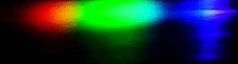
#> input picture vim.jpg, 238 x 64 px
$ python main.py
#> lines starting #> are read from the running program, lines starting #| are printed output that depends on the picture
### ImageAnalyzer.py
import base64
import cv2
import numpy as np
from matplotlib import pyplot as plt
import json

def histogramCalc(path) :
#> called with path = 'vim.jpg'
    img = cv2.imread(path)
#> img is the input picture: shape (64, 238, 3); mean B, G, R 51.6, 52.4, 24.1
    color = ('b','g','r')
    result=[None]*3
    for i,col in enumerate(color):
        histr = cv2.calcHist([img],[i],None,[256],[0,256])
        plt.plot(histr,color = col)
        plt.xlim([0,256])
        result[i] = (histr).tolist()
#> after the loop, result = 3 items
    plt.savefig('test.png')
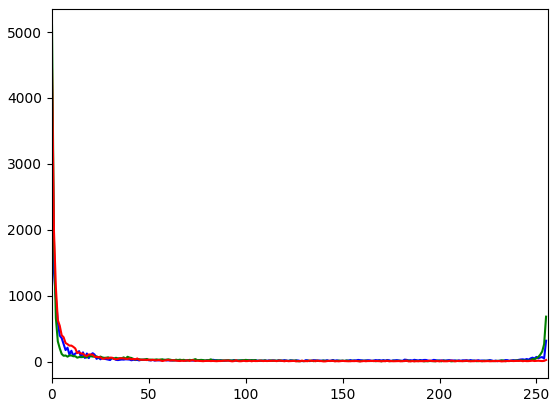
#> figure drawn by matplotlib, 1 panel; curve peaks at x = 0, y = 4180; curve peaks at x = 0, y = 5101; curve peaks at x = 0, y = 4435
    plt.show()
    return json.dumps(result,separators=(',', ':'), sort_keys=True)


def takePhoto():
    return

def imageToBase64():
    with open("test.png", "rb") as imageFile:
        return base64.b64encode(imageFile.read())


histogramCalc('vim.jpg')

### RESTClient.py
import requests
import json
import logging

def sendPOST(url , data):
    try:
        import http.client as http_client
    except ImportError:
        # Python 2
        import httplib as http_client
    http_client.HTTPConnection.debuglevel = 1

    # You must initialize logging, otherwise you'll not see debug output.
    logging.basicConfig()
    logging.getLogger().setLevel(logging.DEBUG)
    requests_log = logging.getLogger("requests.packages.urllib3")
    requests_log.setLevel(logging.DEBUG)
    requests_log.propagate = True
    headers = {'Content-type': 'application/x-www-form-urlencoded'}
    r=requests.post(url= url,headers= headers,data=data)
    print r.content

def sendGET (url):
    return

### main.py
import ImageAnalyzer as ia
import time
import RESTClient as rest

url = 'http://localhost:9090/AnalyticsServer/data'
while True:
    payload = ia.histogramCalc('coc1.jpg')
#> call 2 of histogramCalc, with path = 'coc1.jpg'
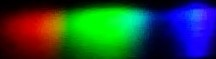
#> input picture coc1.jpg, 216 x 59 px
#> in histogramCalc, img is the input picture: shape (59, 216, 3); mean B, G, R 58.4, 69.3, 34.4
#> in histogramCalc (call 2), `plt.savefig('test.png')`:
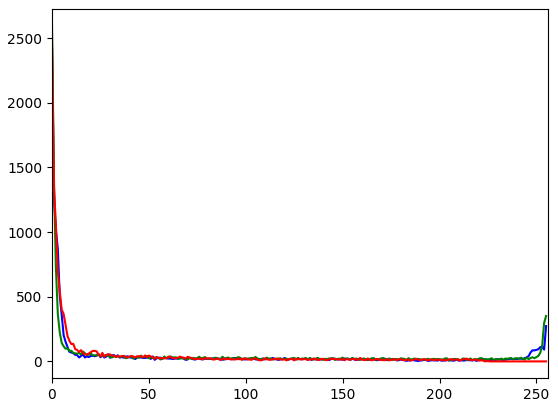
#> figure drawn by matplotlib, 1 panel; curve peaks at x = 0, y = 2431; curve peaks at x = 0, y = 2598; curve peaks at x = 0, y = 2500
    #print ia.imageToBase64()
    payload = 'data='+payload
    rest.sendPOST(url,payload)
#> (the call stopped at in sendPOST, `r=requests.post(url= url,headers= headers,data=data)`: requests is not available in this run)
#> (the run stopped early here; a loop or call above may not have finished)
